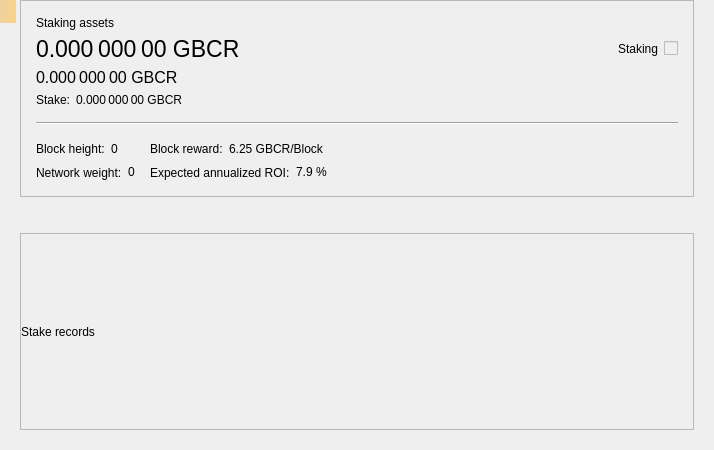
<?xml version="1.0" encoding="UTF-8"?>
<ui version="4.0">
 <class>StakePage</class>
 <widget class="QWidget" name="StakePage">
  <property name="geometry">
   <rect>
    <x>0</x>
    <y>0</y>
    <width>714</width>
    <height>450</height>
   </rect>
  </property>
  <property name="windowTitle">
   <string>Form</string>
  </property>
  <layout class="QVBoxLayout" name="verticalLayout_3">
   <property name="leftMargin">
    <number>20</number>
   </property>
   <property name="topMargin">
    <number>0</number>
   </property>
   <property name="rightMargin">
    <number>20</number>
   </property>
   <property name="bottomMargin">
    <number>20</number>
   </property>
   <item>
    <widget class="QFrame" name="frameStakeInfo">
     <property name="frameShape">
      <enum>QFrame::StyledPanel</enum>
     </property>
     <property name="frameShadow">
      <enum>QFrame::Raised</enum>
     </property>
     <layout class="QVBoxLayout" name="verticalLayout">
      <property name="spacing">
       <number>15</number>
      </property>
      <property name="leftMargin">
       <number>15</number>
      </property>
      <property name="topMargin">
       <number>15</number>
      </property>
      <property name="rightMargin">
       <number>15</number>
      </property>
      <property name="bottomMargin">
       <number>15</number>
      </property>
      <item>
       <layout class="QGridLayout" name="gridLayout_2">
        <property name="spacing">
         <number>6</number>
        </property>
        <item row="1" column="0">
         <widget class="QLabel" name="labelAssets">
          <property name="font">
           <font>
            <pointsize>17</pointsize>
           </font>
          </property>
          <property name="cursor">
           <cursorShape>IBeamCursor</cursorShape>
          </property>
          <property name="toolTip">
           <string>Your current spendable balance</string>
          </property>
          <property name="text">
           <string notr="true">0.000 000 00 GBCR</string>
          </property>
          <property name="alignment">
           <set>Qt::AlignLeading|Qt::AlignLeft|Qt::AlignVCenter</set>
          </property>
          <property name="textInteractionFlags">
           <set>Qt::LinksAccessibleByMouse|Qt::TextSelectableByMouse</set>
          </property>
         </widget>
        </item>
        <item row="2" column="0">
         <widget class="QLabel" name="labelAssetsImmature">
          <property name="font">
           <font>
            <pointsize>12</pointsize>
           </font>
          </property>
          <property name="cursor">
           <cursorShape>IBeamCursor</cursorShape>
          </property>
          <property name="toolTip">
           <string>Your immature balance</string>
          </property>
          <property name="text">
           <string notr="true">0.000 000 00 GBCR</string>
          </property>
          <property name="alignment">
           <set>Qt::AlignLeading|Qt::AlignLeft|Qt::AlignVCenter</set>
          </property>
          <property name="textInteractionFlags">
           <set>Qt::LinksAccessibleByMouse|Qt::TextSelectableByMouse</set>
          </property>
         </widget>
        </item>
        <item row="0" column="0">
         <widget class="QLabel" name="labelAssetsText">
          <property name="text">
           <string>Staking assets</string>
          </property>
          <property name="alignment">
           <set>Qt::AlignLeading|Qt::AlignLeft|Qt::AlignVCenter</set>
          </property>
         </widget>
        </item>
        <item row="1" column="2">
         <spacer name="horizontalSpacer_2">
          <property name="orientation">
           <enum>Qt::Horizontal</enum>
          </property>
          <property name="sizeHint" stdset="0">
           <size>
            <width>40</width>
            <height>20</height>
           </size>
          </property>
         </spacer>
        </item>
        <item row="4" column="0">
         <layout class="QHBoxLayout" name="horizontalLayout_5">
          <property name="spacing">
           <number>6</number>
          </property>
          <item>
           <widget class="QLabel" name="labelStakeText">
            <property name="sizePolicy">
             <sizepolicy hsizetype="Maximum" vsizetype="Preferred">
              <horstretch>0</horstretch>
              <verstretch>0</verstretch>
             </sizepolicy>
            </property>
            <property name="text">
             <string>Stake:</string>
            </property>
            <property name="alignment">
             <set>Qt::AlignLeading|Qt::AlignLeft|Qt::AlignVCenter</set>
            </property>
           </widget>
          </item>
          <item>
           <widget class="QLabel" name="labelStake">
            <property name="text">
             <string>0.000 000 00 GBCR</string>
            </property>
            <property name="alignment">
             <set>Qt::AlignLeading|Qt::AlignLeft|Qt::AlignVCenter</set>
            </property>
            <property name="textInteractionFlags">
             <set>Qt::LinksAccessibleByMouse|Qt::TextSelectableByMouse</set>
            </property>
           </widget>
          </item>
          <item>
           <spacer name="horizontalSpacer_3">
            <property name="orientation">
             <enum>Qt::Horizontal</enum>
            </property>
            <property name="sizeType">
             <enum>QSizePolicy::Minimum</enum>
            </property>
            <property name="sizeHint" stdset="0">
             <size>
              <width>0</width>
              <height>0</height>
             </size>
            </property>
           </spacer>
          </item>
         </layout>
        </item>
        <item row="1" column="4">
         <widget class="QLabel" name="labelStaking">
          <property name="text">
           <string>Staking</string>
          </property>
         </widget>
        </item>
        <item row="1" column="5">
         <widget class="QSwitchControl" name="checkStake">
          <property name="enabled">
           <bool>false</bool>
          </property>
         </widget>
        </item>
       </layout>
      </item>
      <item>
       <widget class="Line" name="hLine">
        <property name="orientation">
         <enum>Qt::Horizontal</enum>
        </property>
       </widget>
      </item>
      <item>
       <layout class="QGridLayout" name="gridLayout">
        <property name="verticalSpacing">
         <number>6</number>
        </property>
        <item row="0" column="0">
         <layout class="QHBoxLayout" name="horizontalLayout">
          <property name="spacing">
           <number>6</number>
          </property>
          <item>
           <widget class="QLabel" name="labelHeightText">
            <property name="sizePolicy">
             <sizepolicy hsizetype="Maximum" vsizetype="Preferred">
              <horstretch>0</horstretch>
              <verstretch>0</verstretch>
             </sizepolicy>
            </property>
            <property name="text">
             <string>Block height:</string>
            </property>
            <property name="alignment">
             <set>Qt::AlignLeading|Qt::AlignLeft|Qt::AlignVCenter</set>
            </property>
           </widget>
          </item>
          <item>
           <widget class="QLabel" name="labelHeight">
            <property name="text">
             <string>0</string>
            </property>
            <property name="alignment">
             <set>Qt::AlignLeading|Qt::AlignLeft|Qt::AlignVCenter</set>
            </property>
            <property name="textInteractionFlags">
             <set>Qt::LinksAccessibleByMouse|Qt::TextSelectableByMouse</set>
            </property>
           </widget>
          </item>
          <item>
           <spacer name="horizontalSpacer_4">
            <property name="orientation">
             <enum>Qt::Horizontal</enum>
            </property>
            <property name="sizeType">
             <enum>QSizePolicy::Minimum</enum>
            </property>
            <property name="sizeHint" stdset="0">
             <size>
              <width>0</width>
              <height>0</height>
             </size>
            </property>
           </spacer>
          </item>
         </layout>
        </item>
        <item row="0" column="1">
         <layout class="QHBoxLayout" name="horizontalLayout_3">
          <property name="spacing">
           <number>6</number>
          </property>
          <item>
           <widget class="QLabel" name="labelRewardText">
            <property name="sizePolicy">
             <sizepolicy hsizetype="Maximum" vsizetype="Preferred">
              <horstretch>0</horstretch>
              <verstretch>0</verstretch>
             </sizepolicy>
            </property>
            <property name="text">
             <string>Block reward:</string>
            </property>
            <property name="alignment">
             <set>Qt::AlignLeading|Qt::AlignLeft|Qt::AlignVCenter</set>
            </property>
           </widget>
          </item>
          <item>
           <widget class="QLabel" name="labelReward">
            <property name="text">
             <string>6.25 GBCR/Block</string>
            </property>
            <property name="alignment">
             <set>Qt::AlignLeading|Qt::AlignLeft|Qt::AlignVCenter</set>
            </property>
            <property name="textInteractionFlags">
             <set>Qt::LinksAccessibleByMouse|Qt::TextSelectableByMouse</set>
            </property>
           </widget>
          </item>
          <item>
           <spacer name="horizontalSpacer_6">
            <property name="orientation">
             <enum>Qt::Horizontal</enum>
            </property>
            <property name="sizeType">
             <enum>QSizePolicy::Minimum</enum>
            </property>
            <property name="sizeHint" stdset="0">
             <size>
              <width>0</width>
              <height>0</height>
             </size>
            </property>
           </spacer>
          </item>
         </layout>
        </item>
        <item row="0" column="2" rowspan="2">
         <spacer name="horizontalSpacer">
          <property name="orientation">
           <enum>Qt::Horizontal</enum>
          </property>
          <property name="sizeHint" stdset="0">
           <size>
            <width>40</width>
            <height>20</height>
           </size>
          </property>
         </spacer>
        </item>
        <item row="1" column="0">
         <layout class="QHBoxLayout" name="horizontalLayout_2">
          <property name="spacing">
           <number>6</number>
          </property>
          <item>
           <widget class="QLabel" name="labelWeightText">
            <property name="sizePolicy">
             <sizepolicy hsizetype="Maximum" vsizetype="Preferred">
              <horstretch>0</horstretch>
              <verstretch>0</verstretch>
             </sizepolicy>
            </property>
            <property name="text">
             <string>Network weight:</string>
            </property>
            <property name="alignment">
             <set>Qt::AlignLeading|Qt::AlignLeft|Qt::AlignVCenter</set>
            </property>
           </widget>
          </item>
          <item>
           <widget class="QLabel" name="labelWeight">
            <property name="text">
             <string>0</string>
            </property>
            <property name="alignment">
             <set>Qt::AlignLeading|Qt::AlignLeft|Qt::AlignVCenter</set>
            </property>
            <property name="textInteractionFlags">
             <set>Qt::LinksAccessibleByMouse|Qt::TextSelectableByMouse</set>
            </property>
           </widget>
          </item>
          <item>
           <spacer name="horizontalSpacer_5">
            <property name="orientation">
             <enum>Qt::Horizontal</enum>
            </property>
            <property name="sizeType">
             <enum>QSizePolicy::Minimum</enum>
            </property>
            <property name="sizeHint" stdset="0">
             <size>
              <width>0</width>
              <height>0</height>
             </size>
            </property>
           </spacer>
          </item>
         </layout>
        </item>
        <item row="1" column="1">
         <layout class="QHBoxLayout" name="horizontalLayout_4">
          <property name="spacing">
           <number>6</number>
          </property>
          <item>
           <widget class="QLabel" name="labelROIText">
            <property name="sizePolicy">
             <sizepolicy hsizetype="Maximum" vsizetype="Preferred">
              <horstretch>0</horstretch>
              <verstretch>0</verstretch>
             </sizepolicy>
            </property>
            <property name="text">
             <string>Expected annualized ROI:</string>
            </property>
            <property name="alignment">
             <set>Qt::AlignLeading|Qt::AlignLeft|Qt::AlignVCenter</set>
            </property>
           </widget>
          </item>
          <item>
           <widget class="QLabel" name="labelROI">
            <property name="text">
             <string>7.9 %</string>
            </property>
            <property name="alignment">
             <set>Qt::AlignLeading|Qt::AlignLeft|Qt::AlignVCenter</set>
            </property>
            <property name="textInteractionFlags">
             <set>Qt::LinksAccessibleByMouse|Qt::TextSelectableByMouse</set>
            </property>
           </widget>
          </item>
          <item>
           <spacer name="horizontalSpacer_7">
            <property name="orientation">
             <enum>Qt::Horizontal</enum>
            </property>
            <property name="sizeType">
             <enum>QSizePolicy::Minimum</enum>
            </property>
            <property name="sizeHint" stdset="0">
             <size>
              <width>0</width>
              <height>0</height>
             </size>
            </property>
           </spacer>
          </item>
         </layout>
        </item>
       </layout>
      </item>
     </layout>
    </widget>
   </item>
   <item>
    <spacer name="verticalSpacer">
     <property name="orientation">
      <enum>Qt::Vertical</enum>
     </property>
     <property name="sizeType">
      <enum>QSizePolicy::Fixed</enum>
     </property>
     <property name="sizeHint" stdset="0">
      <size>
       <width>20</width>
       <height>30</height>
      </size>
     </property>
    </spacer>
   </item>
   <item>
    <widget class="QFrame" name="frameStakeRecords">
     <property name="frameShape">
      <enum>QFrame::StyledPanel</enum>
     </property>
     <property name="frameShadow">
      <enum>QFrame::Raised</enum>
     </property>
     <layout class="QVBoxLayout" name="verticalLayout_2">
      <property name="leftMargin">
       <number>0</number>
      </property>
      <property name="topMargin">
       <number>0</number>
      </property>
      <property name="rightMargin">
       <number>0</number>
      </property>
      <property name="bottomMargin">
       <number>0</number>
      </property>
      <item>
       <widget class="QLabel" name="labelRecordsText">
        <property name="text">
         <string>Stake records</string>
        </property>
       </widget>
      </item>
     </layout>
    </widget>
   </item>
  </layout>
  <widget class="QLabel" name="labelAlerts">
   <property name="geometry">
    <rect>
     <x>0</x>
     <y>0</y>
     <width>16</width>
     <height>23</height>
    </rect>
   </property>
   <property name="visible">
    <bool>false</bool>
   </property>
   <property name="styleSheet">
    <string notr="true">QLabel { background-color: qlineargradient(x1: 0, y1: 0, x2: 1, y2: 0, stop:0 #F0D0A0, stop:1 #F8D488); color:#000000; }</string>
   </property>
   <property name="wordWrap">
    <bool>true</bool>
   </property>
   <property name="margin">
    <number>3</number>
   </property>
   <property name="textInteractionFlags">
    <set>Qt::TextSelectableByMouse</set>
   </property>
  </widget>
 </widget>
 <customwidgets>
  <customwidget>
   <class>QSwitchControl</class>
   <extends>QCheckBox</extends>
   <header>qt/qswitchcontrol.h</header>
  </customwidget>
 </customwidgets>
 <resources/>
 <connections/>
</ui>
